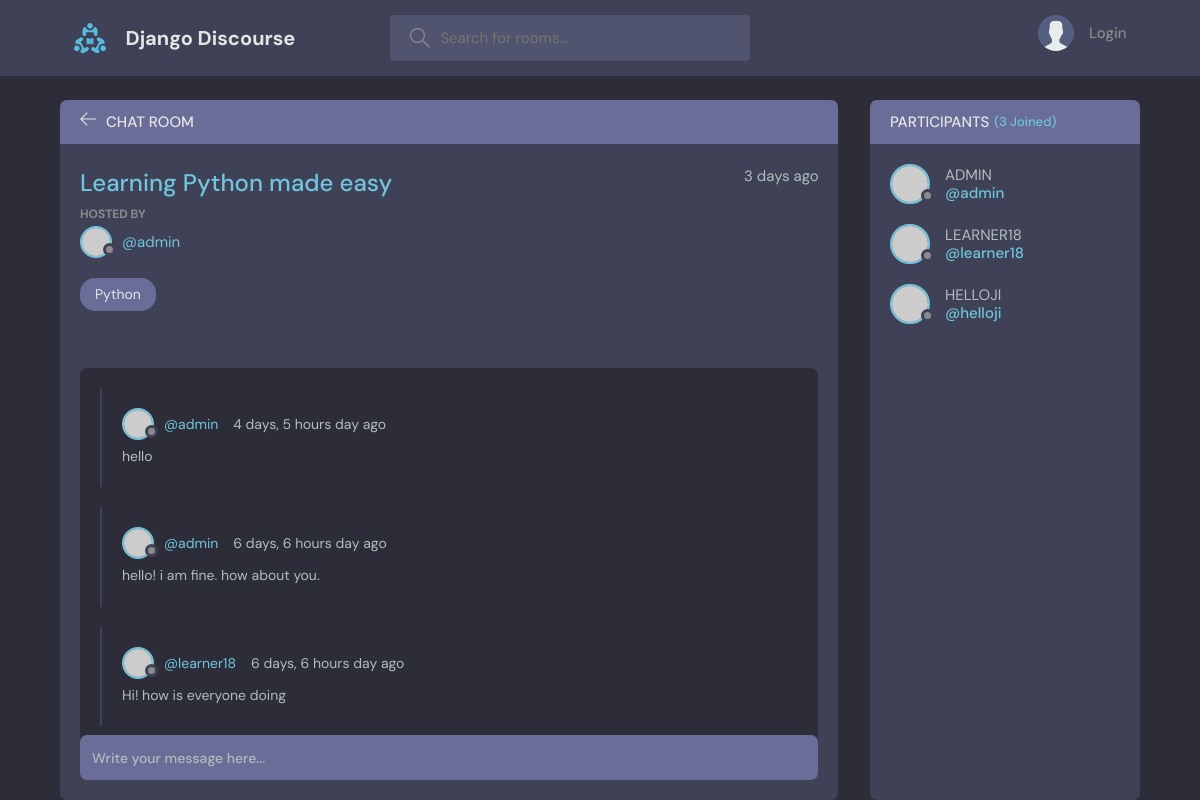
The page /room/1/ on the database as committed earlier.
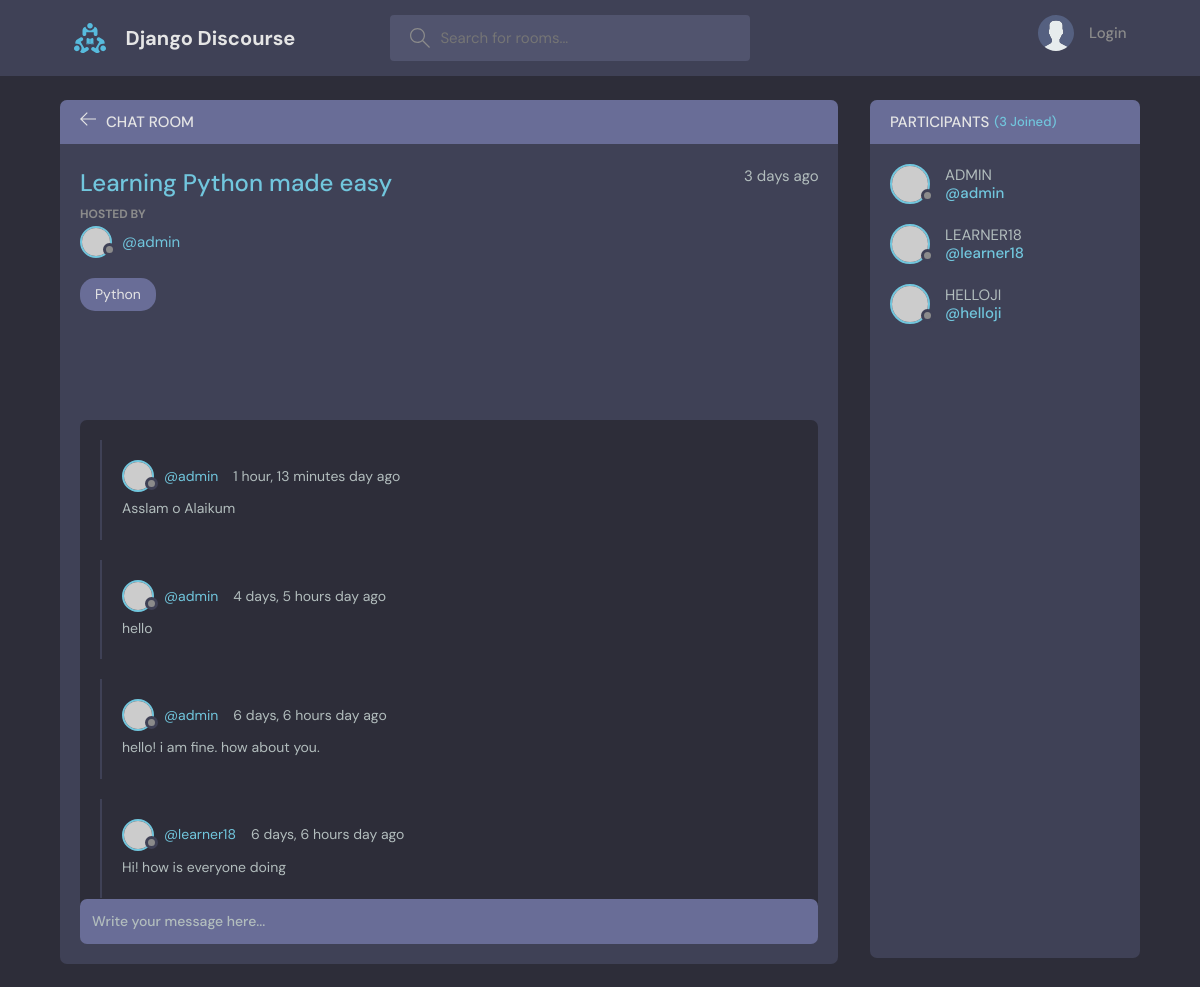
The same page on the database as committed later.
### chat/models.py (models this page shows)
class Message(models.Model):
    user = models.ForeignKey(User,on_delete=models.CASCADE)
    room = models.ForeignKey(Room,on_delete=models.CASCADE)
    message = models.TextField()
    updated = models.DateTimeField(auto_now=True)
    created = models.DateTimeField(auto_now_add=True)
    def __str__(self):
        return self.message

### chat/views.py (the view, shortened to what this page needs)
# urls.py: path('room/<str:pk>/',views.room,name="room"),
def room(request,pk):
    room = Room.objects.get(id=pk)
    chats = room.message_set.all().order_by('-created')
    participants = room.participants.all()
    context = {'room' : room,'page' : room.name,'chats':chats,'participants': participants}
    return render(request,'chat/room.html',context)

### chat/models.py (called while the page is built)
    def __str__(self):
        return self.topic

### chat/templates/chat/room.html (shortened to what this page needs)
{% extends "base.html" %}
{% block content %}
    <main class="profile-page layout layout--2">
      <div class="container">
        <div class="room">
          <div class="room__top">
            <div class="room__topLeft">
              <a href="{% url 'room' room.id %}">
                <svg version="1.1" xmlns="http://www.w3.org/2000/svg" width="32" height="32" viewBox="0 0 32 32">
                  <title>arrow-left</title>
                  <path
                    d="M13.723 2.286l-13.723 13.714 13.719 13.714 1.616-1.611-10.96-10.96h27.625v-2.286h-27.625l10.965-10.965-1.616-1.607z"
                  ></path>
                </svg>
              </a>
              <h3>Chat Room</h3>
            </div>
          </div>
          <div class="room__box scroll">
            <div class="room__header scroll">
              <div class="room__info">
                <h3>{{room.name}}</h3>
                <span>3 days ago</span>
              </div>
              <div class="room__hosted">
                <p>Hosted By</p>
                <a href="{% url 'userprofile' room.host.id %}" class="room__author">
                  <div class="avatar avatar--small">
                    <img src="https://randomuser.me/api/portraits/men/37.jpg" />
                  </div>
                  <span>@{{room.host}}</span>
                </a>
              </div>
              <span class="room__topics">{{room.topic}}</span>
            </div>
            <div class="room__conversation">
              <div class="threads scroll">
                {% for chat in chats %}
                <div class="thread">
                  <div class="thread__top">
                    <div class="thread__author">
                      <a href="{% url 'userprofile' user.id %}" class="thread__authorInfo">
                        <div class="avatar avatar--small">
                          <img src="https://randomuser.me/api/portraits/men/37.jpg" />
                        </div>
                        <span>@{{chat.user}}</span>
                      </a>
                      <span class="thread__date">{{chat.created|timesince}} day ago</span>
                    </div>
                  </div>
                  <div class="thread__details">
                    {{chat}}
                  </div>
                </div>
                {% endfor %}
              </div>
            </div>
          </div>
          <div class="room__message">
            <form method="POST" action="">
              <input name="message_body" placeholder="Write your message here..." />
            </form>
          </div>
        </div>
        <div class="participants">
          <h3 class="participants__top">Participants <span>({{participants.count}} Joined)</span></h3>
          <div class="participants__list scroll">
            {% for user in participants %}
            <a href="{% url 'userprofile' user.id %}" class="participant">
              <div class="avatar avatar--medium">
                <img src="https://randomuser.me/api/portraits/men/37.jpg" />
              </div>
              <p style="text-transform: uppercase;">
                {{user.username}}
                <span style="text-transform: none;">@{{user.username}}</span>
              </p>
            </a>
            {% endfor %}
          </div>
        </div>
      </div>
    </main>
    {% endblock %}

Rows that differ between the two databases and show on the page:
added Message: user "admin", created "1 hour, 13 minutes", message "Asslam o Alaikum"
